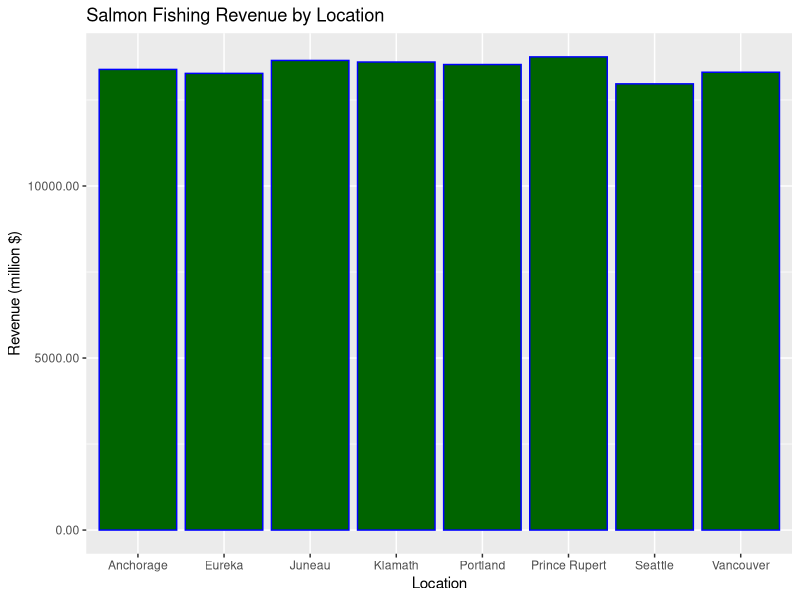

Generate this figure with R:
## ---- chunk 1
knitr::opts_chunk$set(echo = TRUE)

library(ggplot2)
## ---- chunk 2
#' Fishery Revenue 
#' 
#' This function calculates the total revenue for different catches and prices of fish at different fishery locations. 
#' 
#' @param fish_price a table that gives the prices for different types of fish 
#' @param fish_catch a table that gives the number of fish caught at each location, where each location is a different column and each type of fish is a different row 
#' @return most frequently caught fish at each location 
#' @return total revenue at each location 
#' @return total revenue at all locations 
#' @return graph of revenue by location 


fishery_revenue = function(fish_price, fish_catch) {
  
  # return most frequently caught fish at each location 
  freq <- list(rownames(fish_catch[apply(fish_catch, 2, which.max), ]), colnames(fish_catch[apply(fish_catch, 2, which.max), ]))
  
  # return total revenue at each location 
  new_fish <- (fish_catch) * (fish_price$price)
  loc_rev <- apply(new_fish, 2, sum)
  
  # return total revenue at all locations 
  all_rev <- all_rev <- sum(loc_rev)
  
  # if user desired, graph revenue by location 
  plot_data <- as.data.frame(cbind(location, loc_rev)) #Creating dataframe to plot
  
  scaleFUN <- function(x) sprintf("%.2f", x) #limiting decimal places on y-axis
  
  rev_plot <- ggplot(plot_data)+
    geom_bar(aes(x=location, y=as.numeric(as.character(loc_rev))), stat="summary", fun.y="sum", col="Blue", fill="darkgreen")+
    labs(x="Location", y="Revenue (million $)")+
    ggtitle("Salmon Fishing Revenue by Location")+
    scale_y_continuous(labels=scaleFUN)
    # geom_text(aes(label=as.numeric(as.character(loc_rev), digits = 2), x=location, y=as.numeric(as.character(loc_rev)), vjust=1.5)) ##Adding this line of code will insert text onto the plot showing exact revenue for each location, if the user desires.

  
  return(list(freq, loc_rev, all_rev, rev_plot))
  
}
## ---- chunk 3
# Create a table of fish prices for different types of salmon:

# First, create vector of types of salmon
fish <- c("chinook", "coho", "pink", "sockeye", "chum", "steelhead", "cutthroat" )

# Next, create a vector of prices
price <- c(375, 300, 250, 350, 260, 340, 355)
price
class(price) # numeric 

# Finally, bind the fish names and prices into one table 
fish_price <- data.frame(cbind(fish, price))
class(fish_price$price) # now changed to factor
fish_price$price <- as.numeric(paste(fish_price$price)) # paste makes the values stay what they are
View(fish_price)
## ---- chunk 4
# Create a table of fish catches at different locations:

# First, create a vector of possible locations 
location <- c("Anchorage", "Juneau", "Prince Rupert", "Vancouver", "Seattle", "Portland", "Klamath", "Eureka")

# Next, create an empty data frame of fish types and locations
fish_catch <- data.frame(matrix(ncol = length(location), nrow = length(fish)))
rownames(fish_catch) = fish
colnames(fish_catch) = location
View(fish_catch)

# Finally, fill in the values of the table with random numbers of fish caught 
fish_catch$Vancouver <- rnorm(6, sd = 0.5, n = length(fish))
fish_catch$Seattle <- rnorm(6, sd = 0.5, n = length(fish))
fish_catch$Portland <- rnorm(6, sd = 0.5, n = length(fish))
fish_catch$Klamath <- rnorm(6, sd = 0.5, n = length(fish))
fish_catch$Juneau <- rnorm(6, sd = 0.5, n = length(fish))
fish_catch$Anchorage <- rnorm(6, sd = 0.5, n = length(fish))
fish_catch$`Prince Rupert` <- rnorm(6, sd = 0.5, n = length(fish))
fish_catch$Eureka <- rnorm(6, sd = 0.5, n = length(fish))
View(fish_catch)
## ---- chunk 5
fishery_revenue(fish_price, fish_catch)
